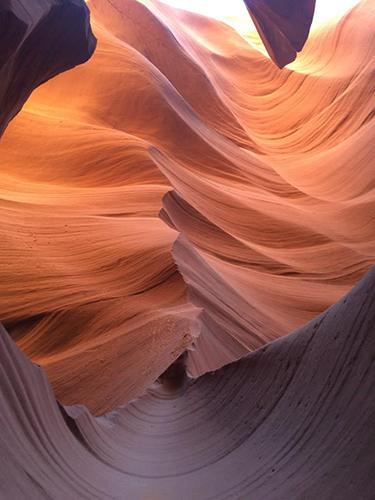
#> input picture Moudel10/color_historgrams/dataset/antelopecanyon_01.png, 375 x 500 px; its folder holds only this picture in this run
$ python search_shirts.py --dataset ../color_historgrams/dataset --query ../color_historgrams/dataset/antelopecanyon_01.png
#> lines starting #> are read from the running program, lines starting #| are printed output that depends on the picture
### Moudel10/local_binary_patterns1/pyimagesearch/descriptors/localbinarypatterns.py
# import the necessary packages
from skimage import feature
import numpy as np
import cv2
class LocalBinaryPatterns:
	def __init__(self, numPoints, radius):
		# store the number of points and radius
		self.numPoints = numPoints
		self.radius = radius

	def describe(self, image, eps=1e-7):
		# compute the Local Binary Pattern representation of the image, and then
		# use the LBP representation to build the histogram of patterns
		lbp = feature.local_binary_pattern(image, self.numPoints, self.radius, method="uniform")
                cv2.imshow("image", lbp)
                cv2.waitKey(0)
		(hist, _) = np.histogram(lbp.ravel(), bins=range(0, self.numPoints + 3),
			range=(0, self.numPoints + 2))

		# normalize the histogram
		hist = hist.astype("float")
		hist /= (hist.sum() + eps)

		# return the histogram of Local Binary Patterns
		return hist

### Moudel10/local_binary_patterns/search_shirts.py
# USAGE
# python search_shirts.py --dataset shirts --query queries/query_01.jpg

# import the necessary packages
from __future__ import print_function
from pyimagesearch import LocalBinaryPatterns
from imutils import paths
import numpy as np
import argparse
import cv2

# construct the argument parse and parse the arguments
ap = argparse.ArgumentParser()
ap.add_argument("-d", "--dataset", required=True, help="path to the dataset of shirt images")
ap.add_argument("-q", "--query", required=True, help="path to the query image")
args = vars(ap.parse_args())

# initialize the local binary patterns descriptor and initialize the index dictionary
# where the image filename is the key and the features are the value
desc = LocalBinaryPatterns(24, 8)
index = {}

# loop over the shirt images
for imagePath in paths.list_images(args["dataset"]):
	# load the image, convert it to grayscale, and describe it
	image = cv2.imread(imagePath)
#> image is the input picture: shape (500, 375, 3); mean B, G, R 80.9, 93.6, 154
	gray = cv2.cvtColor(image, cv2.COLOR_BGR2GRAY)
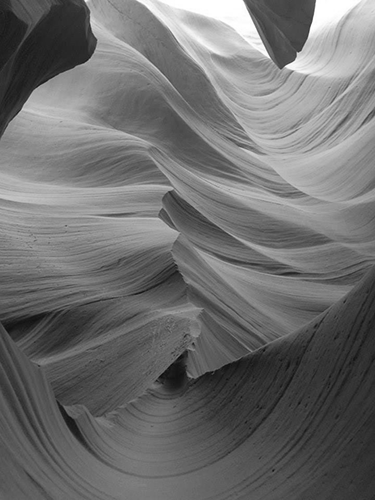
#> gray: shape (500, 375); min 9, max 255, mean 110.2
	hist = desc.describe(gray)
#> in describe, `lbp = feature.local_binary_pattern(image, self.numPoints, self.radius,..`:
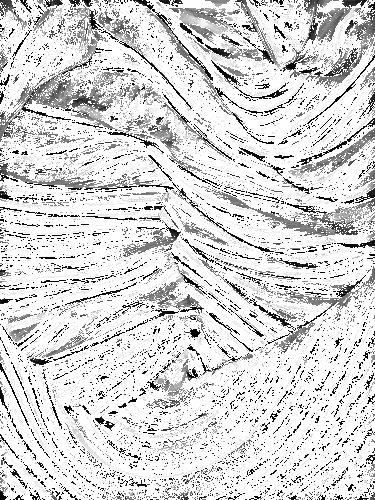
#> lbp: shape (500, 375) float64; min 0, max 25, mean 21.1; drawn with min black and max white
#> in describe, `cv2.imshow("image", lbp)`:
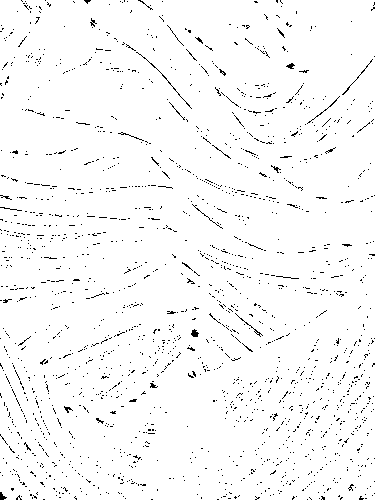
#> window 'image': shape (500, 375); 97.2% white; black in thin lines or dots
#> in describe, `(hist, _) = np.histogram(lbp.ravel(), bins=range(0, self.numPoints + 3..`: hist = 26 values, max 131160 at index 25, min 758 at index 18, mean 7211.5
#> in describe, `hist /= (hist.sum() + eps)`: hist = 26 values, max 0.7 at index 25, min 0.00404 at index 18, mean 0.0385

	# update the index dictionary
	filename = imagePath[imagePath.rfind("/") + 1:]
	index[filename] = hist

# load the query image and extract Local Binary Patterns from it
query = cv2.imread(args["query"])
queryFeatures = desc.describe(cv2.cvtColor(query, cv2.COLOR_BGR2GRAY))
#> queryFeatures has the same summary as hist in describe

# show the query image and initialize the results dictionary
cv2.imshow("Query", query)
results = {}

# loop over the index
for (k, features) in index.items():
	# compute the chi-squared distance between the current features and the query
	# features, then update the dictionary of results
	d = 0.5 * np.sum(((features - queryFeatures) ** 2) / (features + queryFeatures + 1e-10))
	results[k] = d
#> this loop made 1 pass
#> (k, d) on pass 1: ('antelopecanyon_01.png', 0)
#> after the loop, results = {'antelopecanyon_01.png': 0}

# sort the results
results = sorted([(v, k) for (k, v) in results.items()])[:3]
#> results = [(0, 'antelopecanyon_01.png')]

# loop over the results
for (i, (score, filename)) in enumerate(results):
	# show the result image
	print("#%d. %s: %.4f" % (i + 1, filename, score))
#| #1. antelopecanyon_01.png: 0.0000
	image = cv2.imread(args["dataset"] + "/" + filename)
	cv2.imshow("Result #{}".format(i + 1), image)
	cv2.waitKey(0)

$ run again, on Moudel10/color_historgrams/dataset/antelopecanyon_05.png
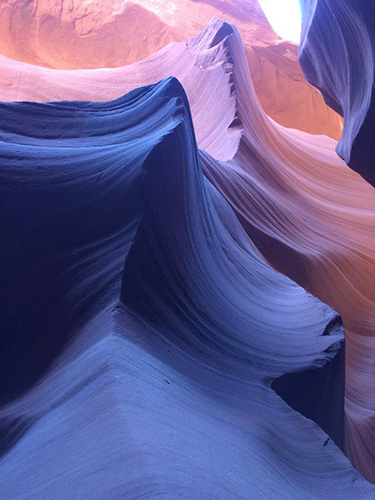
#> input picture Moudel10/color_historgrams/dataset/antelopecanyon_05.png, 375 x 500 px
#> image is the input picture: shape (500, 375, 3); mean B, G, R 143.9, 91.5, 100.3
#> `gray = cv2.cvtColor(image, cv2.COLOR_BGR2GRAY)`:
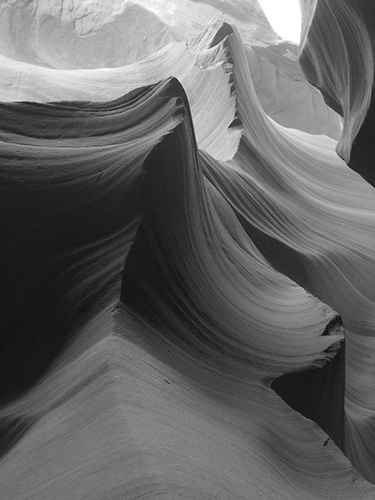
#> gray: shape (500, 375); min 14, max 255, mean 100.1
#> in describe, `cv2.imshow("image", lbp)`:
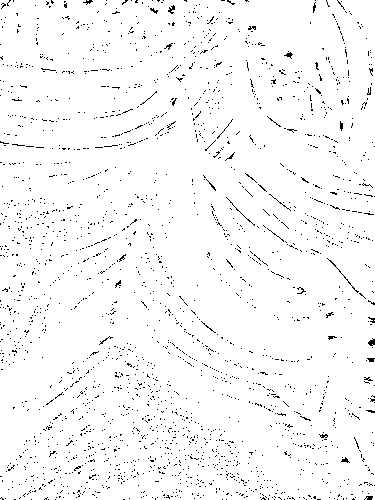
#> window 'image': shape (500, 375); 97.1% white; black in thin lines or dots
#> in describe, `(hist, _) = np.histogram(lbp.ravel(), bins=range(0, self.numPoints + 3..`: hist = 26 values, max 136037 at index 25, min 576 at index 18, mean 7211.5
#> in describe, `hist /= (hist.sum() + eps)`: hist = 26 values, max 0.726 at index 25, min 0.00307 at index 18, mean 0.0385
#> queryFeatures has the same summary as hist in describe
#> the loop `for (k, features) in index.items():` made 1 pass
#> (k, d) on pass 1: ('antelopecanyon_05.png', 0)
#> after the loop `for (k, features) in index.items():`: results = {'antelopecanyon_05.png': 0}
#> `results = sorted([(v, k) for (k, v) in results.items()])[:3]`: results = [(0, 'antelopecanyon_05.png')]
#| #1. antelopecanyon_05.png: 0.0000

$ run again, on Moudel10/color_historgrams/dataset/giraffe.png
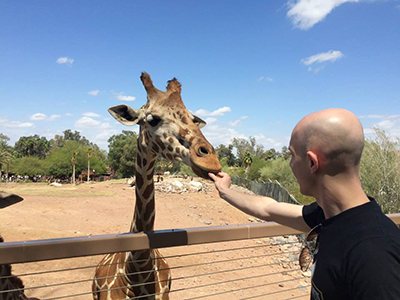
#> input picture Moudel10/color_historgrams/dataset/giraffe.png, 400 x 300 px
#> image is the input picture: shape (300, 400, 3); mean B, G, R 150.5, 143.8, 139.8
#> in describe, `lbp = feature.local_binary_pattern(image, self.numPoints, self.radius,..`:
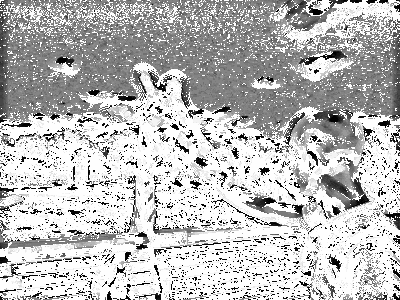
#> lbp: shape (300, 400) float64; min 0, max 25, mean 18.5; drawn with min black and max white
#> in describe, `cv2.imshow("image", lbp)`:
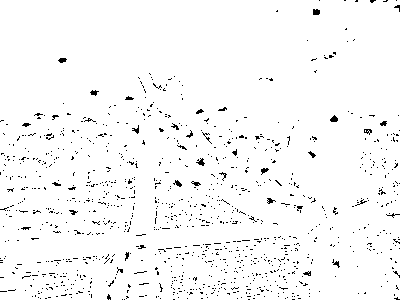
#> window 'image': shape (300, 400); 97.1% white; black in thin lines or dots
#> in describe, `(hist, _) = np.histogram(lbp.ravel(), bins=range(0, self.numPoints + 3..`: hist = 26 values, max 60243 at index 25, min 534 at index 20, mean 4615.4
#> in describe, `hist /= (hist.sum() + eps)`: hist = 26 values, max 0.502 at index 25, min 0.00445 at index 20, mean 0.0385
#> queryFeatures has the same summary as hist in describe
#> the loop `for (k, features) in index.items():` made 1 pass
#> (k, d) on pass 1: ('giraffe.png', 0)
#> after the loop `for (k, features) in index.items():`: results = {'giraffe.png': 0}
#> `results = sorted([(v, k) for (k, v) in results.items()])[:3]`: results = [(0, 'giraffe.png')]
#| #1. giraffe.png: 0.0000

$ run again, on Moudel10/color_historgrams/dataset/antelopecanyon_02.png
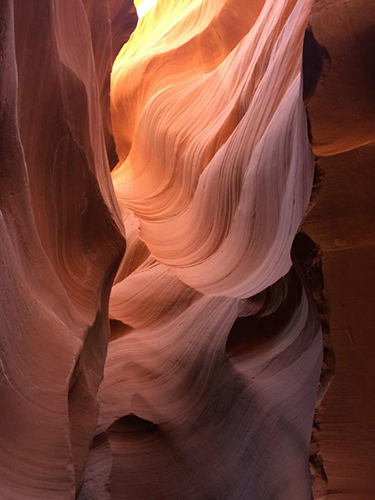
#> input picture Moudel10/color_historgrams/dataset/antelopecanyon_02.png, 375 x 500 px
#> image is the input picture: shape (500, 375, 3); mean B, G, R 54.5, 67.2, 119.7
#> `gray = cv2.cvtColor(image, cv2.COLOR_BGR2GRAY)`:
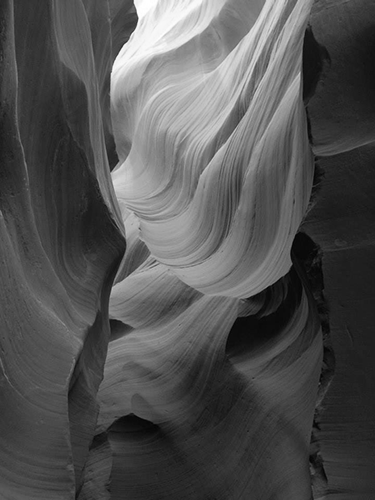
#> gray: shape (500, 375); min 3, max 255, mean 81.4
#> in describe, `cv2.imshow("image", lbp)`:
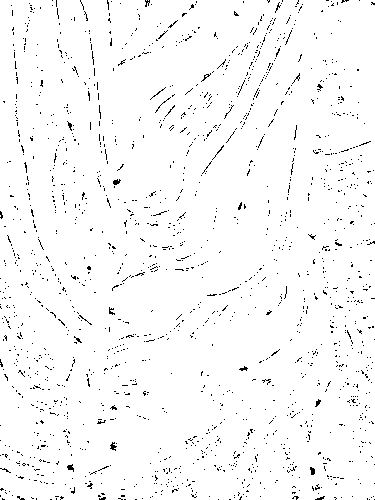
#> window 'image': shape (500, 375); 97.4% white; black in thin lines or dots
#> in describe, `(hist, _) = np.histogram(lbp.ravel(), bins=range(0, self.numPoints + 3..`: hist = 26 values, max 124928 at index 25, min 992 at index 6, mean 7211.5
#> in describe, `hist /= (hist.sum() + eps)`: hist = 26 values, max 0.666 at index 25, min 0.00529 at index 6, mean 0.0385
#> queryFeatures has the same summary as hist in describe
#> the loop `for (k, features) in index.items():` made 1 pass
#> (k, d) on pass 1: ('antelopecanyon_02.png', 0)
#> after the loop `for (k, features) in index.items():`: results = {'antelopecanyon_02.png': 0}
#> `results = sorted([(v, k) for (k, v) in results.items()])[:3]`: results = [(0, 'antelopecanyon_02.png')]
#| #1. antelopecanyon_02.png: 0.0000
